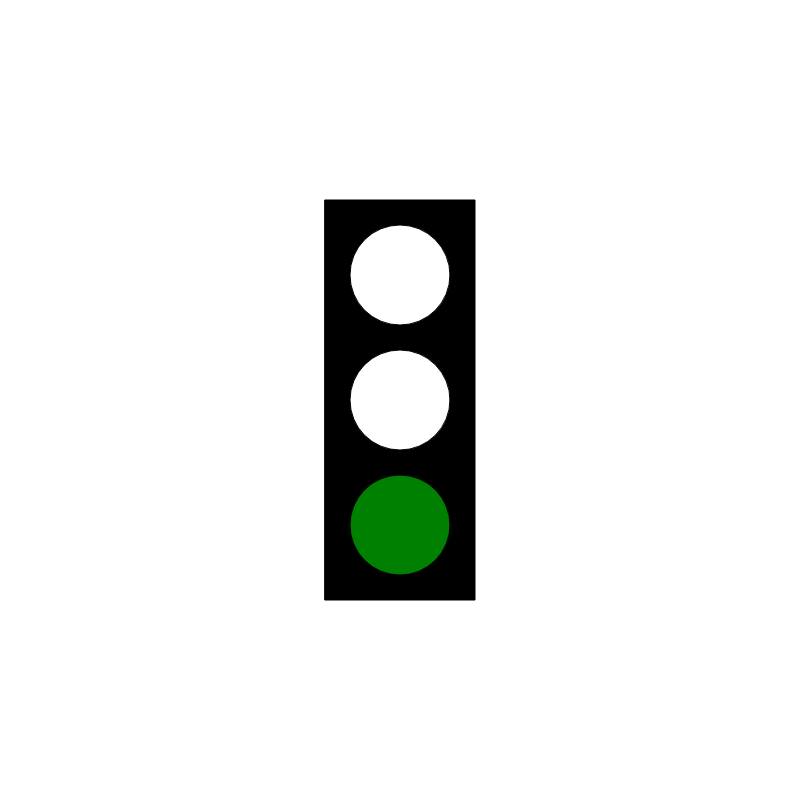
Frame 1 (no input)
Frame 60 (no input): identical to frame 1, image omitted
Frame 120 (the mouse pressed at the canvas centre since frame 60): identical to frame 1, image omitted

The p5.js sketch that drew this single still picture (run headless with seeded random() and noise() and a simulated clock; from frame 60 on, the mouse is pressed at the canvas centre):

// p5.js sketch
// ── sketch.js
var myState = 0;
var timer = 0;


function setup() {
  // put setup code here
  createCanvas(800, 800);
  rectMode(CENTER);
  ellipseMode(CENTER);
}

function draw() {
  // put drawing code here
  background('white');
  fill('black');
  rect(width / 2, height / 2, 150, 400);

  switch (myState) {
    case 0: // green

      fill('green');
      ellipse(width / 2, height / 2 + 125, 100, 100);

      fill('white');
      ellipse(width / 2, height / 2 - 125, 100, 100);
      ellipse(width / 2, height / 2, 100, 100);

      timer++;
      if (timer > 250) {
        myState = 1;
        timer = 0;
      }

      break;

    case 1: // yellow

      fill('yellow');
      ellipse(width / 2, height / 2, 100, 100);

      fill('white');
      ellipse(width / 2, height / 2 - 125, 100, 100);
      ellipse(width / 2, height / 2 + 125, 100, 100);

      timer++;
      if (timer > 250) {
        myState = 2;
        timer = 0;
      }

      break;

    case 2: // red
      fill('red');
      ellipse(width / 2, height / 2 - 125, 100, 100);

      fill('white');
      ellipse(width / 2, height / 2, 100, 100);
      ellipse(width / 2, height / 2 + 125, 100, 100);

      timer++;
      if (timer > 250) {
        myState = 0;
        timer = 0;

      }

  }


}
